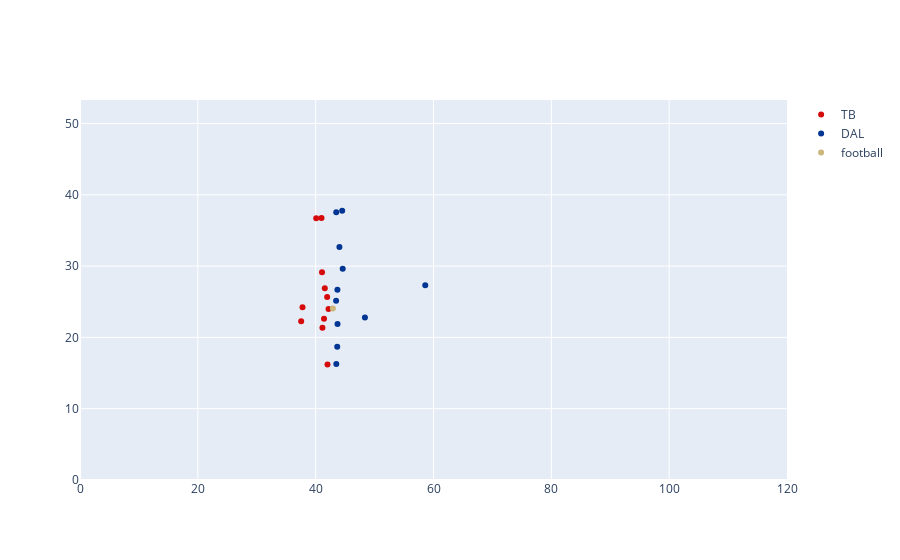

The notebook cell saved with this chart:
### Code cell
fig = go.Figure( layout_yaxis_range=[0,53.3], layout_xaxis_range=[0,120])

colors = {"TB":'#D50A0A',
          "DAL":'#003594',
          "football":'#CBB67C'
        }
for team in focused_df.team.unique():
    plot_df = focused_df[(focused_df.team==team)&(focused_df.frameId==1)]
    fig.add_trace(go.Scatter(x=plot_df["x"], y=plot_df["y"],mode = 'markers',marker_color=colors[team],name=team))
fig.show()

### Figure 1 — Plotly figure (JSON) as saved in the notebook; plotly's stock layout.template omitted (floating-point values rounded to 4 significant figures)
{"data": [{"marker": {"color": "#D50A0A"}, "mode": "markers", "name": "TB", "type": "scatter", "x": [37.77, 41.08, 40.99, 37.54, 42.18, 42.01, 41.55, 41.95, 40.09, 41.42, 41.15], "y": [24.22, 29.15, 36.74, 22.26, 23.97, 16.19, 26.89, 25.66, 36.72, 22.63, 21.36]}, {"marker": {"color": "#003594"}, "mode": "markers", "name": "DAL", "type": "scatter", "x": [43.66, 44.03, 44.59, 43.49, 44.5, 43.47, 58.6, 48.36, 43.5, 43.71, 43.69], "y": [18.7, 32.69, 29.62, 37.55, 37.78, 25.14, 27.33, 22.8, 16.27, 21.88, 26.67]}, {"marker": {"color": "#CBB67C"}, "mode": "markers", "name": "football", "type": "scatter", "x": [42.92], "y": [24.04]}], "layout": {"xaxis": {"range": [0, 120]}, "yaxis": {"range": [0, 53.3]}}}
